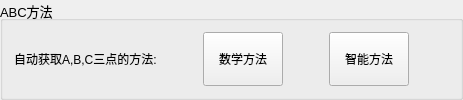
                   <widget class="QGroupBox" name="groupBox_2">
                    <property name="sizePolicy">
                     <sizepolicy hsizetype="Expanding" vsizetype="Expanding">
                      <horstretch>0</horstretch>
                      <verstretch>0</verstretch>
                     </sizepolicy>
                    </property>
                    <property name="font">
                     <font>
                      <family>Arial</family>
                      <pointsize>10</pointsize>
                      <weight>50</weight>
                      <bold>false</bold>
                     </font>
                    </property>
                    <property name="autoFillBackground">
                     <bool>false</bool>
                    </property>
                    <property name="title">
                     <string>ABC方法</string>
                    </property>
                    <layout class="QHBoxLayout" name="horizontalLayout_2">
                     <item>
                      <layout class="QVBoxLayout" name="verticalLayout">
                       <item>
                        <layout class="QHBoxLayout" name="horizontalLayout">
                         <item>
                          <widget class="QLabel" name="label_2">
                           <property name="sizePolicy">
                            <sizepolicy hsizetype="Expanding" vsizetype="Expanding">
                             <horstretch>0</horstretch>
                             <verstretch>0</verstretch>
                            </sizepolicy>
                           </property>
                           <property name="font">
                            <font>
                             <family>Arial</family>
                             <pointsize>9</pointsize>
                             <weight>50</weight>
                             <bold>false</bold>
                            </font>
                           </property>
                           <property name="text">
                            <string>自动获取A,B,C三点的方法:</string>
                           </property>
                          </widget>
                         </item>
                         <item>
                          <spacer name="horizontalSpacer_5">
                           <property name="orientation">
                            <enum>Qt::Horizontal</enum>
                           </property>
                           <property name="sizeHint" stdset="0">
                            <size>
                             <width>40</width>
                             <height>20</height>
                            </size>
                           </property>
                          </spacer>
                         </item>
                         <item>
                          <widget class="QPushButton" name="mathButton">
                           <property name="sizePolicy">
                            <sizepolicy hsizetype="Expanding" vsizetype="Expanding">
                             <horstretch>0</horstretch>
                             <verstretch>0</verstretch>
                            </sizepolicy>
                           </property>
                           <property name="minimumSize">
                            <size>
                             <width>80</width>
                             <height>22</height>
                            </size>
                           </property>
                           <property name="font">
                            <font>
                             <family>Arial</family>
                             <pointsize>9</pointsize>
                             <weight>50</weight>
                             <bold>false</bold>
                            </font>
                           </property>
                           <property name="text">
                            <string>数学方法</string>
                           </property>
                          </widget>
                         </item>
                         <item>
                          <spacer name="horizontalSpacer_3">
                           <property name="orientation">
                            <enum>Qt::Horizontal</enum>
                           </property>
                           <property name="sizeHint" stdset="0">
                            <size>
                             <width>40</width>
                             <height>20</height>
                            </size>
                           </property>
                          </spacer>
                         </item>
                         <item>
                          <widget class="QPushButton" name="IntelligentButton">
                           <property name="sizePolicy">
                            <sizepolicy hsizetype="Expanding" vsizetype="Expanding">
                             <horstretch>0</horstretch>
                             <verstretch>0</verstretch>
                            </sizepolicy>
                           </property>
                           <property name="minimumSize">
                            <size>
                             <width>80</width>
                             <height>22</height>
                            </size>
                           </property>
                           <property name="font">
                            <font>
                             <family>Arial</family>
                             <pointsize>9</pointsize>
                             <weight>50</weight>
                             <bold>false</bold>
                            </font>
                           </property>
                           <property name="text">
                            <string>智能方法</string>
                           </property>
                          </widget>
                         </item>
                         <item>
                          <spacer name="horizontalSpacer_4">
                           <property name="orientation">
                            <enum>Qt::Horizontal</enum>
                           </property>
                           <property name="sizeHint" stdset="0">
                            <size>
                             <width>40</width>
                             <height>20</height>
                            </size>
                           </property>
                          </spacer>
                         </item>
                        </layout>
                       </item>
                      </layout>
                     </item>
                    </layout>
                   </widget>
